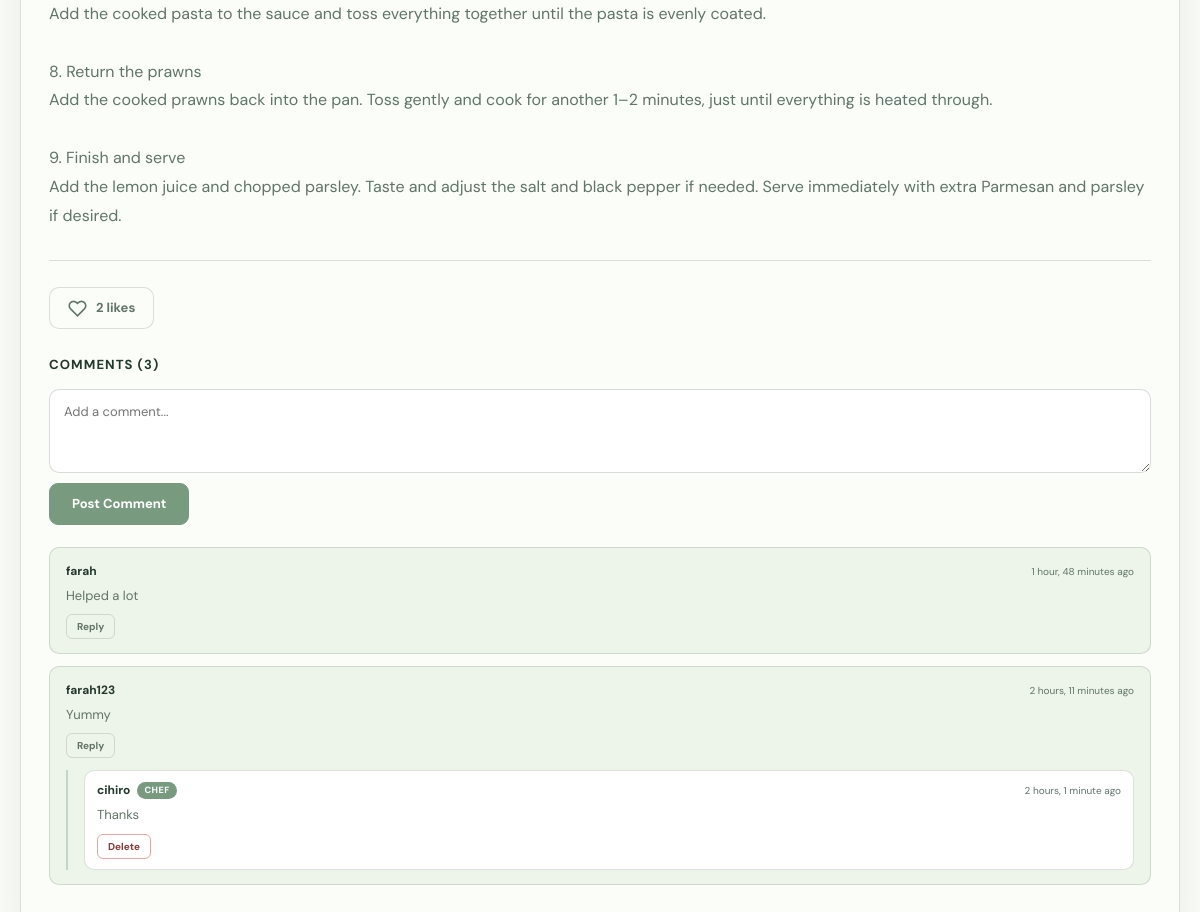
Page /recipes/7/ (signed in, lower part) on the earlier database version.
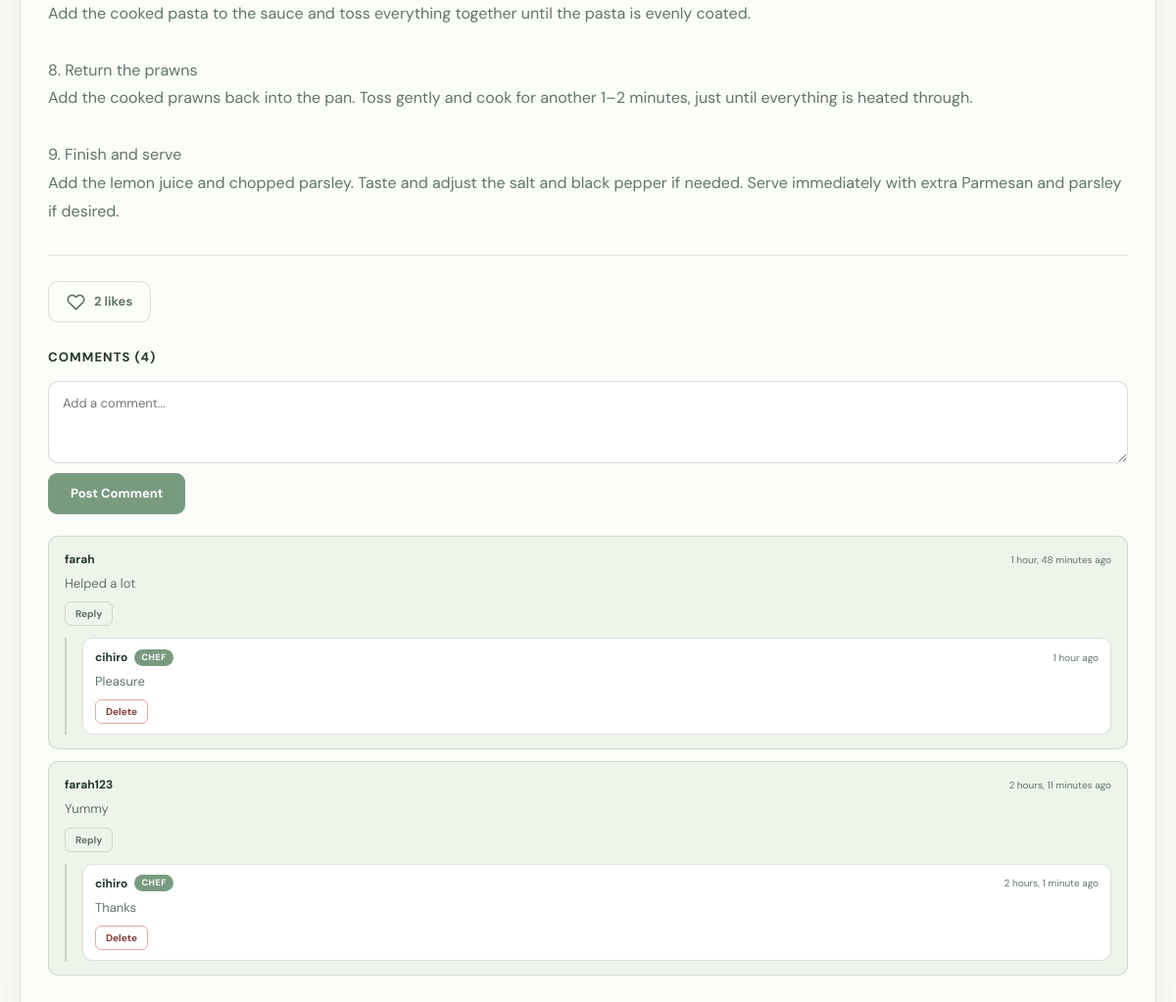
Same page on the later database version.
### vege/models.py (models this page shows, shortened)
class Comment(models.Model):
    recipe = models.ForeignKey(
        recipe,
        on_delete=models.CASCADE,
        related_name="comments",
    )
    user = models.ForeignKey(
        settings.AUTH_USER_MODEL,
        on_delete=models.CASCADE,
        related_name="recipe_comments",
    )
    parent = models.ForeignKey(
        "self",
        on_delete=models.CASCADE,
        null=True,
        blank=True,
        related_name="replies",
        help_text="Set when this comment is a reply to another comment.",
    )
    text = models.TextField(max_length=1000)
    created_at = models.DateTimeField(auto_now_add=True)
    class Meta:
        ordering = ["-created_at"]

### vege/views.py (the view, shortened to what this page needs)
# urls.py: path("recipes/<int:pk>/", recipe_views.recipe_details, name="recipe_details"),
@login_required(login_url="login")
def recipe_details(request, pk):
    recipe_item = get_object_or_404(recipe, pk=pk)
    likes_count = recipe_item.likes.count()
    user_has_liked = recipe_item.likes.filter(user=request.user).exists()
    top_level = (
        recipe_item.comments.filter(parent__isnull=True)
        .select_related("user")
        .prefetch_related("replies")
    )
    return render(
        request,
        "recipe_details.html",
        {
            "recipe": recipe_item,
            "comments": top_level,
            "comment_count": recipe_item.comments.count(),
            "likes_count": likes_count,
            "user_has_liked": user_has_liked,
        },
    )

### vege/templates/recipe_details.html (shortened to what the changed rows need)
{% extends 'base.html' %}
{% block body_class %}recipe-page recipe-details-page{% endblock %}
{% block start %}
<main class="recipe-details-shell" data-recipe-id="{{ recipe.pk }}">
  <article class="recipe-details-card">
    <section class="recipe-details-interactions">
      <div class="recipe-comments">
        <h2>Comments (<span id="comment-count">{{ comment_count }}</span>)</h2>
        <div class="comments-list" id="comments-list">
          {% for comment in comments %}
            <div class="comment-card" id="comment-{{ comment.id }}">
              <div class="comment-header">
                <span class="comment-author">
                  <strong>{{ comment.user.username }}</strong>
                </span>
                <span class="comment-time">{{ comment.created_at|timesince }} ago</span>
              </div>
              <p class="comment-text">{{ comment.text }}</p>
              <div class="comment-actions">
                <button type="button" class="comment-reply-btn" data-comment-id="{{ comment.id }}">
                  Reply
                </button>
              </div>
              {% with replies=comment.replies.all|dictsort:"created_at" %}
                {% if replies %}
                  <div class="comment-replies">
                    {% for reply in replies %}
                      <div class="comment-card comment-card--reply" id="comment-{{ reply.id }}">
                        <div class="comment-header">
                          <span class="comment-author">
                            <strong>{{ reply.user.username }}</strong>
                            {% if reply.user == recipe.posted_by %}
                              <span class="comment-chef-badge">chef</span>
                            {% endif %}
                          </span>
                          <span class="comment-time">{{ reply.created_at|timesince }} ago</span>
                        </div>
                        <p class="comment-text">{{ reply.text }}</p>
                        <div class="comment-actions">
                          {% if reply.user == user %}
                            <button
                              type="button"
                              class="comment-delete"
                              data-comment-id="{{ reply.id }}"
                              data-recipe-id="{{ recipe.pk }}"
                            >
                              Delete
                            </button>
                          {% endif %}
                        </div>
                      </div>
                    {% endfor %}
                  </div>
                {% endif %}
              {% endwith %}
            </div>
          {% empty %}
            <p class="comments-empty" id="comments-empty">No comments yet. Be the first to share your thoughts!</p>
          {% endfor %}
        </div>
      </div>
    </section>
  </article>
</main>
{% endblock %}

Differences in the rows shown:
added Comment: user.username "cihiro", shows "CHEF", created_at "1 hour", text "Pleasure", shown under "farah"
Other differences:
{{ comment_count }}: "3" → "4"
